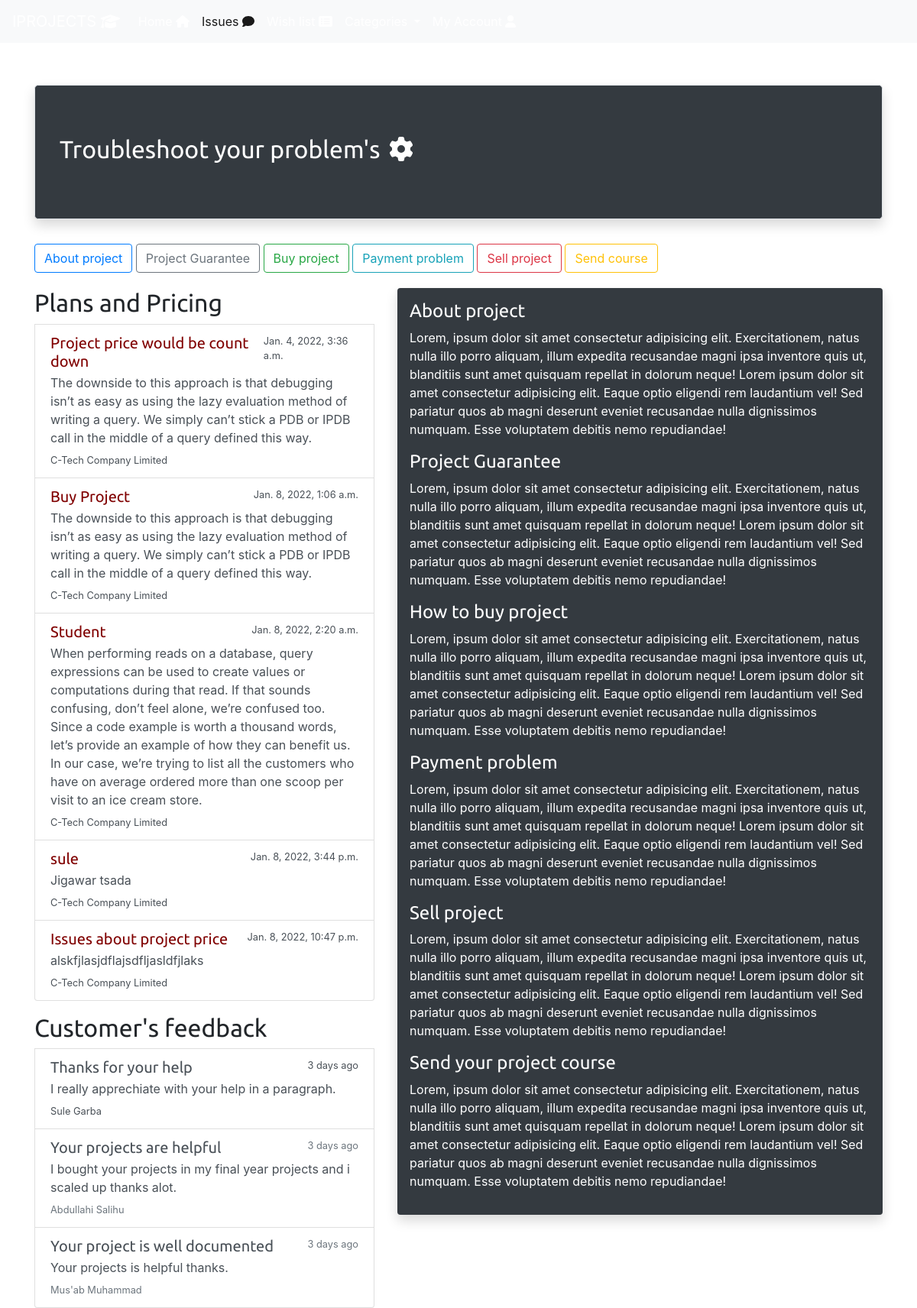
The app's page /UserGuid_detail/ with its own data.
### projectapp/models.py (models this page shows, shortened)
class Plan(models.Model):
    title = models.CharField(max_length=150)
    body = models.TextField()
    created = models.DateTimeField(auto_now=False, auto_now_add=True)
    company = models.CharField(max_length=150)
    class Meta:
        verbose_name = ("Plan")
        verbose_name_plural = ("Plans")

### projectapp/views.py (the view)
# urls.py: path('UserGuid_detail/', views.UserGuid_detail, name='UserGuid_detail'),
def UserGuid_detail(request):
    plans = Plan.objects.all()
    context = {'plans':plans,
               'section':'UserGuid_detail'}
    return render(request, 'project/guide.html', context)

### projectapp/templates/project/guide.html (shortened to what this page needs)
{% extends 'base.html' %}
{% block content %}
<div class="container">
    <div class="jumbotron border shadow" style="margin-top: 10%; background-color:#343A40; color:white;" >
        <h2>Troubleshoot your problem's <span> <i class="fas fa-cog fa-fw"></i></span></h2>
    </div>
      <a class="btn btn-outline-primary" href="#about">About project</a>
      <a class="btn btn-outline-secondary" href="#guarantee">Project Guarantee </a>
      <a class="btn btn-outline-success" href="#buy-project">Buy project</a>
      <a class="btn btn-outline-info" href="#payment">Payment problem</a>
      <a class="btn btn-outline-danger" href="#sell-project">Sell project</a>
      <a class="btn btn-outline-warning" href="#send-project">Send course</a>
   <div class="row" style="margin-top: 20px;">
     <div class="col-sm-5">
      <div class="list-group" >
        <h2 class="feedback">Plans and Pricing </h2>
        {% for plan in plans %}
        <a href="#" class="list-group-item list-group-item-action">
          <div class="d-flex w-100 justify-content-between">
            <h5 style="color: maroon;" class="mb-1">{{ plan.title }}</h5>
            <small>{{ plan.created}}</small>
          </div>
          <p class="mb-1">{{ plan.body }}</p>
          <small>{{ plan.company }}</small>
        </a>
        {% endfor %}
      </div>
       <div class="list-group">
         <h2 class="feedback">Customer's feedback </h2>
        <a href="#" class="list-group-item list-group-item-action">
          <div class="d-flex w-100 justify-content-between">
            <h5 class="mb-1">Thanks for your help</h5>
            <small>3 days ago</small>
          </div>
          <p class="mb-1">I really apprechiate with your help in a paragraph.</p>
          <small>Sule Garba</small>
        </a>
        <a href="#" class="list-group-item list-group-item-action">
          <div class="d-flex w-100 justify-content-between">
            <h5 class="mb-1">Your projects are helpful</h5>
            <small class="text-muted">3 days ago</small>
          </div>
          <p class="mb-1">I bought your projects in my final year projects and i scaled up thanks alot.</p>
          <small class="text-muted">Abdullahi Salihu</small>
        </a>
        <a href="#" class="list-group-item list-group-item-action">
          <div class="d-flex w-100 justify-content-between">
            <h5 class="mb-1">Your project is well documented</h5>
            <small class="text-muted">3 days ago</small>
          </div>
          <p class="mb-1">Your projects is helpful thanks.</p>
          <small class="text-muted">Mus'ab Muhammad</small>
        </a>
      </div>
     </div>
     <div class="col-sm-7">
      <div class="shadow p-3 mb-5 bg-dark rounded" style="color: white;">
        <div class="guide-content" >
         <h4 id="about">About project</h4>
         <p class="guide-style">Lorem, ipsum dolor sit amet consectetur adipisicing elit.
             Exercitationem, natus nulla illo porro aliquam, illum expedita
             recusandae magni ipsa inventore quis ut, blanditiis
             sunt amet quisquam repellat in dolorum neque!
             Lorem ipsum dolor sit amet consectetur adipisicing elit.
              Eaque optio eligendi rem laudantium vel! Sed pariatur quos ab magni
               deserunt eveniet recusandae nulla dignissimos numquam. Esse voluptatem
               debitis nemo repudiandae!
         </p>
         <h4 id="guarantee">Project Guarantee</h4>
         <p class="guide-style">Lorem, ipsum dolor sit amet consectetur adipisicing elit.
             Exercitationem, natus nulla illo porro aliquam, illum expedita
             recusandae magni ipsa inventore quis ut, blanditiis
             sunt amet quisquam repellat in dolorum neque!
             Lorem ipsum dolor sit amet consectetur adipisicing elit.
              Eaque optio eligendi rem laudantium vel! Sed pariatur quos ab magni
               deserunt eveniet recusandae nulla dignissimos numquam. Esse voluptatem
               debitis nemo repudiandae!
         </p>
         <h4 id="buy-project">How to buy project</h4>
         <p class="guide-style">Lorem, ipsum dolor sit amet consectetur adipisicing elit.
             Exercitationem, natus nulla illo porro aliquam, illum expedita
             recusandae magni ipsa inventore quis ut, blanditiis
             sunt amet quisquam repellat in dolorum neque!
             Lorem ipsum dolor sit amet consectetur adipisicing elit.
              Eaque optio eligendi rem laudantium vel! Sed pariatur quos ab magni
               deserunt eveniet recusandae nulla dignissimos numquam. Esse voluptatem
               debitis nemo repudiandae!
         </p>
         <h4 id="payment">Payment problem</h4>
         <p class="guide-style">Lorem, ipsum dolor sit amet consectetur adipisicing elit.
             Exercitationem, natus nulla illo porro aliquam, illum expedita
             recusandae magni ipsa inventore quis ut, blanditiis
             sunt amet quisquam repellat in dolorum neque!
             Lorem ipsum dolor sit amet consectetur adipisicing elit.
              Eaque optio eligendi rem laudantium vel! Sed pariatur quos ab magni
               deserunt eveniet recusandae nulla dignissimos numquam. Esse voluptatem
               debitis nemo repudiandae!
         </p>
         <h4 id="sell-project">Sell project</h4>
         <p class="guide-style">Lorem, ipsum dolor sit amet consectetur adipisicing elit.
             Exercitationem, natus nulla illo porro aliquam, illum expedita
             recusandae magni ipsa inventore quis ut, blanditiis
             sunt amet quisquam repellat in dolorum neque!
             Lorem ipsum dolor sit amet consectetur adipisicing elit.
              Eaque optio eligendi rem laudantium vel! Sed pariatur quos ab magni
               deserunt eveniet recusandae nulla dignissimos numquam. Esse voluptatem
               debitis nemo repudiandae!
         </p>
         <h4 id="send-project">Send your project course</h4>
         <p class="guide-style">Lorem, ipsum dolor sit amet consectetur adipisicing elit.
             Exercitationem, natus nulla illo porro aliquam, illum expedita
             recusandae magni ipsa inventore quis ut, blanditiis
             sunt amet quisquam repellat in dolorum neque!
             Lorem ipsum dolor sit amet consectetur adipisicing elit.
              Eaque optio eligendi rem laudantium vel! Sed pariatur quos ab magni
               deserunt eveniet recusandae nulla dignissimos numquam. Esse voluptatem
               debitis nemo repudiandae!
         </p>
        </div>
       </div>
   </div>
</div>
{% endblock content %}

### projectapp/static/assets/css/base.css (style rules this page uses)
h1, h2, h3, h4, h5 , h6 { font-family: 'Ubuntu', sans-serif; font-weight:normal; }
a { text-decoration:none; }

### records on screen
Plan: title "Project price would be count down", created "Jan. 4, 2022, 3:36 a.m.", body "The downside to this approach is that debugging isn’t as easy as using the lazy evaluation method of writing a query. We simply can’t stick a PDB or IPDB call in the middle of a query defined this way.", company "C-Tech Company Limited"
Plan: title "Buy Project", created "Jan. 8, 2022, 1:06 a.m.", body "The downside to this approach is that debugging isn’t as easy as using the lazy evaluation method of writing a query. We simply can’t stick a PDB or IPDB call in the middle of a query defined this way.", company "C-Tech Company Limited"
Plan: title "Student", created "Jan. 8, 2022, 2:20 a.m.", body "When performing reads on a database, query expressions can be used to create values or computations during that read. If that sounds confusing, don’t feel alone, we’re confused too. Since a code example is worth a thousand words, let’s provide an example of how they can benefit us. In our case, we’re trying to list all the customers who have on average ordered more than one scoop per visit to an ice cream store.", company "C-Tech Company Limited"
Plan: title "sule", created "Jan. 8, 2022, 3:44 p.m.", body "Jigawar tsada", company "C-Tech Company Limited"
Plan: title "Issues about project price", created "Jan. 8, 2022, 10:47 p.m.", body "alskfjlasjdflajsdfljasldfjlaks", company "C-Tech Company Limited"
